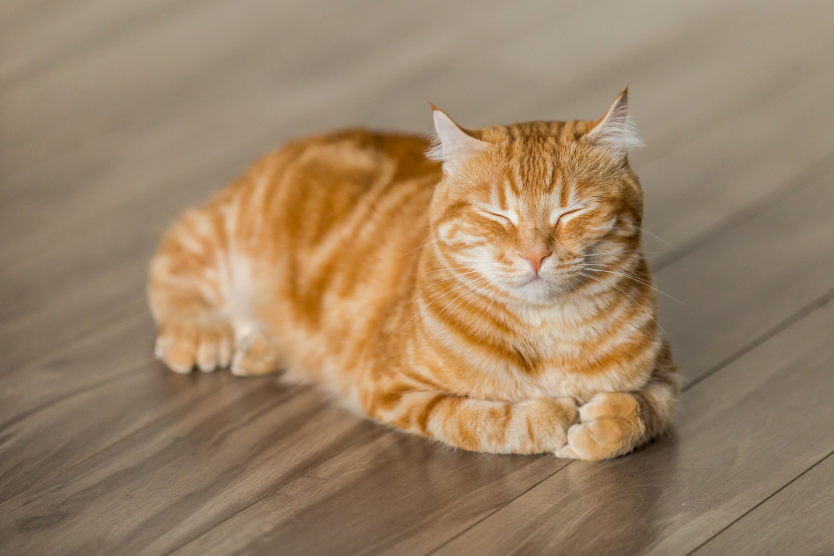
#> input picture img/cat1.jpg, 2500 x 1667 px, found by its file name (shown at 1/3 size)
$ python basic10.py
#> lines starting #> are read from the running program, lines starting #| are printed output that depends on the picture

#* อ่านรูป
import cv2

img = cv2.imread('img/cat1.jpg')
#> img is the input picture: shape (1667, 2500, 3); mean B, G, R 102.4, 130.6, 155.5

#* กำหนดขนาด
imgresize = cv2.resize(img, (640,480))
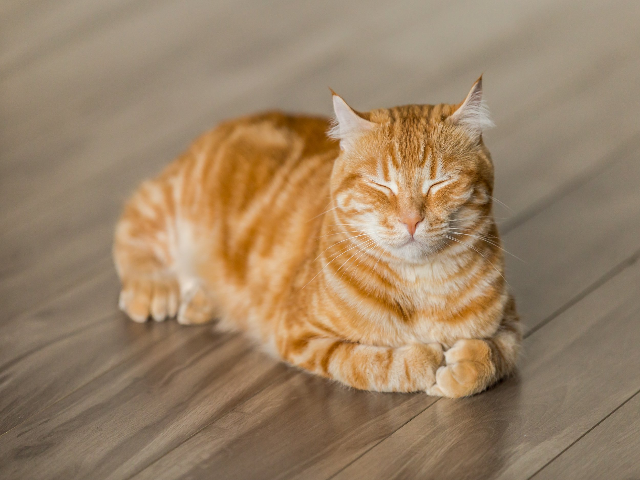
#> imgresize: shape (480, 640, 3); mean B, G, R 102.3, 130.5, 155.4

#* วาดเส้ยตรงในรูป
cv2.arrowedLine(imgresize, (0,0), (500,350), (255,255,0), 5)
cv2.arrowedLine(imgresize, (0,0), (200,200), (255,100,0), 5)
cv2.arrowedLine(imgresize, (0,0), (600,100), (0,255,255), 5)
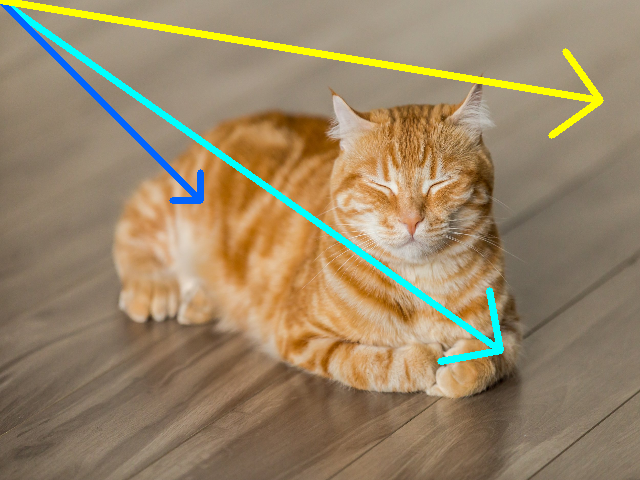
#> imgresize: shape (480, 640, 3); mean B, G, R 103.7, 133.8, 153.1

cv2.imshow('Output', imgresize)
cv2.waitKey(0)
cv2.destroyAllWindows()
